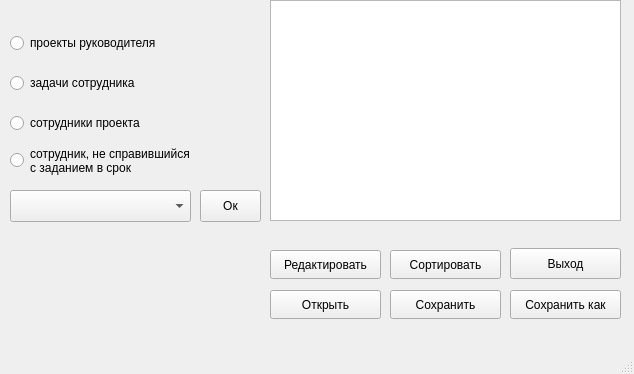
<?xml version="1.0" encoding="UTF-8"?>
<ui version="4.0">
 <class>MainWindow</class>
 <widget class="QMainWindow" name="MainWindow">
  <property name="geometry">
   <rect>
    <x>0</x>
    <y>0</y>
    <width>634</width>
    <height>374</height>
   </rect>
  </property>
  <property name="windowTitle">
   <string>MainWindow</string>
  </property>
  <widget class="QWidget" name="centralwidget">
   <widget class="QTextBrowser" name="textBrowser">
    <property name="geometry">
     <rect>
      <x>270</x>
      <y>0</y>
      <width>351</width>
      <height>221</height>
     </rect>
    </property>
   </widget>
   <widget class="QPushButton" name="pushButton">
    <property name="geometry">
     <rect>
      <x>270</x>
      <y>250</y>
      <width>111</width>
      <height>29</height>
     </rect>
    </property>
    <property name="text">
     <string>Редактировать</string>
    </property>
   </widget>
   <widget class="QPushButton" name="pushButton_2">
    <property name="geometry">
     <rect>
      <x>270</x>
      <y>290</y>
      <width>111</width>
      <height>29</height>
     </rect>
    </property>
    <property name="text">
     <string>Открыть</string>
    </property>
   </widget>
   <widget class="QPushButton" name="pushButton_3">
    <property name="geometry">
     <rect>
      <x>390</x>
      <y>250</y>
      <width>111</width>
      <height>29</height>
     </rect>
    </property>
    <property name="text">
     <string>Сортировать</string>
    </property>
   </widget>
   <widget class="QPushButton" name="pushButton_6">
    <property name="geometry">
     <rect>
      <x>510</x>
      <y>248</y>
      <width>111</width>
      <height>31</height>
     </rect>
    </property>
    <property name="text">
     <string>Выход</string>
    </property>
   </widget>
   <widget class="QComboBox" name="comboBox">
    <property name="geometry">
     <rect>
      <x>10</x>
      <y>190</y>
      <width>181</width>
      <height>32</height>
     </rect>
    </property>
    <property name="font">
     <font>
      <pointsize>11</pointsize>
     </font>
    </property>
   </widget>
   <widget class="QRadioButton" name="radioButton">
    <property name="geometry">
     <rect>
      <x>10</x>
      <y>30</y>
      <width>211</width>
      <height>26</height>
     </rect>
    </property>
    <property name="text">
     <string>проекты руководителя</string>
    </property>
   </widget>
   <widget class="QRadioButton" name="radioButton_2">
    <property name="geometry">
     <rect>
      <x>10</x>
      <y>70</y>
      <width>211</width>
      <height>26</height>
     </rect>
    </property>
    <property name="text">
     <string>задачи сотрудника</string>
    </property>
   </widget>
   <widget class="QRadioButton" name="radioButton_3">
    <property name="geometry">
     <rect>
      <x>10</x>
      <y>110</y>
      <width>211</width>
      <height>26</height>
     </rect>
    </property>
    <property name="text">
     <string>сотрудники проекта</string>
    </property>
   </widget>
   <widget class="QRadioButton" name="radioButton_4">
    <property name="geometry">
     <rect>
      <x>10</x>
      <y>140</y>
      <width>241</width>
      <height>41</height>
     </rect>
    </property>
    <property name="text">
     <string>сотрудник, не справившийся
с заданием в срок</string>
    </property>
   </widget>
   <widget class="QPushButton" name="pushButton_7">
    <property name="geometry">
     <rect>
      <x>200</x>
      <y>190</y>
      <width>61</width>
      <height>32</height>
     </rect>
    </property>
    <property name="text">
     <string>Ок</string>
    </property>
   </widget>
   <widget class="QPushButton" name="pushButton_4">
    <property name="geometry">
     <rect>
      <x>390</x>
      <y>290</y>
      <width>111</width>
      <height>29</height>
     </rect>
    </property>
    <property name="text">
     <string>Сохранить</string>
    </property>
   </widget>
   <widget class="QPushButton" name="pushButton_5">
    <property name="geometry">
     <rect>
      <x>510</x>
      <y>290</y>
      <width>111</width>
      <height>29</height>
     </rect>
    </property>
    <property name="text">
     <string>Сохранить как</string>
    </property>
   </widget>
  </widget>
  <widget class="QMenuBar" name="menubar">
   <property name="geometry">
    <rect>
     <x>0</x>
     <y>0</y>
     <width>634</width>
     <height>25</height>
    </rect>
   </property>
  </widget>
  <widget class="QStatusBar" name="statusbar"/>
 </widget>
 <resources/>
 <connections/>
</ui>
